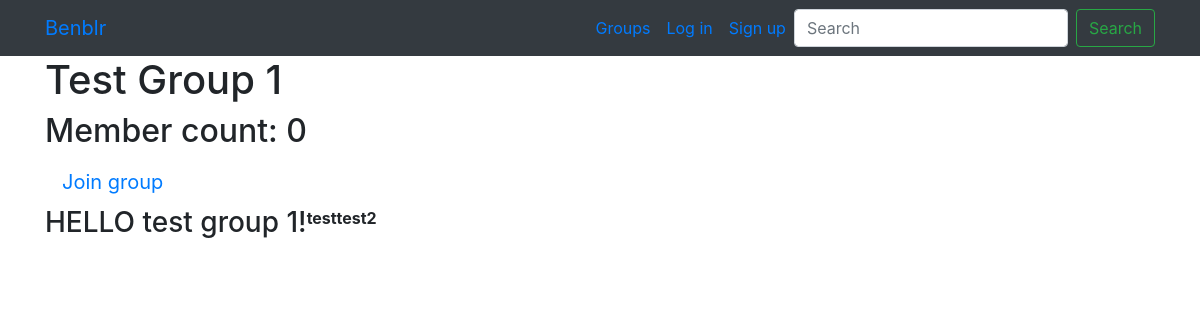
Screenshot of /groups/posts/in/test-group-1/ with the database file from the repository.
### groups/models.py (models this page shows, shortened)
class Group(models.Model):
    name = models.CharField(max_length=256)
    slug = models.SlugField(allow_unicode=True, unique=True)
    description = models.TextField(blank=True, default='')
    description_html = models.TextField(editable=False, default='', blank=True)
    members = models.ManyToManyField(User, through='GroupMember')
    class Meta:
        ordering = ['name']

### posts/models.py (models this page shows, shortened)
class Post(models.Model):
    user = models.ForeignKey(User, related_name='posts', on_delete=models.CASCADE)
    created_at = models.DateTimeField(auto_now=True)
    message = models.TextField()
    message_html = models.TextField(editable=False)
    group = models.ForeignKey(Group, related_name='posts', null=True, blank=True, on_delete=models.CASCADE)
    class Meta:
        ordering = ['-created_at']
        unique_together = ('user', 'message')

### groups/views.py (the view)
# urls.py: path("posts/in/<slug>/", views.SingleGroup.as_view(), name="single"),
class SingleGroup(generic.DetailView):
    model = Group

### groups/templates/groups/group_detail.html
{% extends 'groups/group_base.html' %}
{% block pregroup %}
<div class="container">
  <h1> {{group.name}} </h1>
  <h2> Member count: {{ group.members.count }} </h2>
  <div class="content">
    {% if user in group.members.all %}
      <a href="{% url 'groups:leave' slug=group.slug %}"
        class='btn btn-lg' btn-fill btn-default> Leave group </a>
    {% else %}
      <a href="{% url 'groups:join' slug=group.slug %}"
        class='btn btn-lg' btn-fill btn-default> Join group </a>
    {% endif %}
  </div>
</div>
{% endblock %}
{% block group_content %}
<div class="col-md-8">
  {% if group.posts.count == 0 %}
    <h2> No posts in this group yet! </h2>
  {% else %}
    {% for post in group.posts.all %}
      {% include 'posts/_post.html' %}
    {% endfor %}
  {% endif %}
</div>
{% endblock %}

### posts/templates/posts/_post.html (shortened to what this page needs)
<div class="post media">
  <h3>{{post.message_html|safe}}</h3>
  <div class="media-body">
    <strong>{{post.user.username}}</strong>
  </div>
</div>

### rows the page displays
Group: name "Test Group 1", members.count "0"
Post: message_html "HELLO test group 1!", user.username "testtest2"
